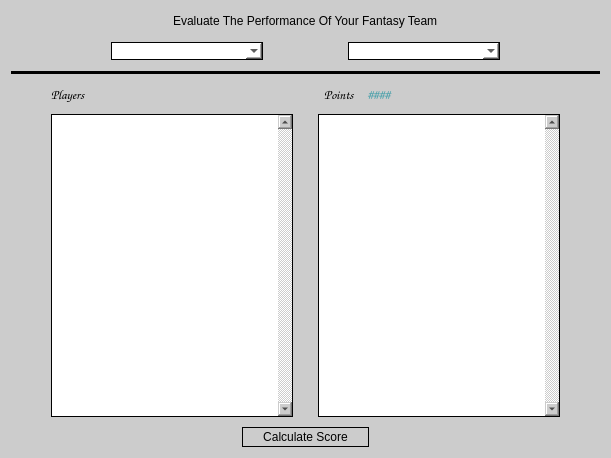
<?xml version="1.0" encoding="UTF-8"?>
<ui version="4.0">
 <class>Form</class>
 <widget class="QWidget" name="Form">
  <property name="geometry">
   <rect>
    <x>0</x>
    <y>0</y>
    <width>611</width>
    <height>458</height>
   </rect>
  </property>
  <property name="minimumSize">
   <size>
    <width>611</width>
    <height>458</height>
   </size>
  </property>
  <property name="maximumSize">
   <size>
    <width>611</width>
    <height>458</height>
   </size>
  </property>
  <property name="windowTitle">
   <string>Evaluate Team</string>
  </property>
  <property name="styleSheet">
   <string notr="true">background-color: rgb(204, 204, 204);</string>
  </property>
  <layout class="QVBoxLayout" name="verticalLayout">
   <property name="spacing">
    <number>10</number>
   </property>
   <item>
    <layout class="QHBoxLayout" name="horizontalLayout">
     <item>
      <spacer name="horizontalSpacer">
       <property name="orientation">
        <enum>Qt::Horizontal</enum>
       </property>
       <property name="sizeHint" stdset="0">
        <size>
         <width>40</width>
         <height>20</height>
        </size>
       </property>
      </spacer>
     </item>
     <item>
      <widget class="QLabel" name="label">
       <property name="styleSheet">
        <string notr="true">font: 75 10pt &quot;Comic Sans MS&quot;;</string>
       </property>
       <property name="text">
        <string>Evaluate The Performance Of Your Fantasy Team</string>
       </property>
      </widget>
     </item>
     <item>
      <spacer name="horizontalSpacer_2">
       <property name="orientation">
        <enum>Qt::Horizontal</enum>
       </property>
       <property name="sizeHint" stdset="0">
        <size>
         <width>40</width>
         <height>20</height>
        </size>
       </property>
      </spacer>
     </item>
    </layout>
   </item>
   <item>
    <layout class="QHBoxLayout" name="horizontalLayout_2">
     <item>
      <spacer name="horizontalSpacer_3">
       <property name="orientation">
        <enum>Qt::Horizontal</enum>
       </property>
       <property name="sizeType">
        <enum>QSizePolicy::Fixed</enum>
       </property>
       <property name="sizeHint" stdset="0">
        <size>
         <width>100</width>
         <height>20</height>
        </size>
       </property>
      </spacer>
     </item>
     <item>
      <widget class="QComboBox" name="combo_TeamsList">
       <property name="styleSheet">
        <string notr="true">background-color: rgb(255, 255, 255);
font: 10pt &quot;Comic Sans MS&quot;;
 border:1px solid black;
</string>
       </property>
      </widget>
     </item>
     <item>
      <spacer name="horizontalSpacer_4">
       <property name="orientation">
        <enum>Qt::Horizontal</enum>
       </property>
       <property name="sizeType">
        <enum>QSizePolicy::Fixed</enum>
       </property>
       <property name="sizeHint" stdset="0">
        <size>
         <width>75</width>
         <height>20</height>
        </size>
       </property>
      </spacer>
     </item>
     <item>
      <widget class="QComboBox" name="combo_MatchesList">
       <property name="styleSheet">
        <string notr="true">background-color: rgb(255, 255, 255);
font: 10pt &quot;Comic Sans MS&quot;;
 border:1px solid black;</string>
       </property>
      </widget>
     </item>
     <item>
      <spacer name="horizontalSpacer_5">
       <property name="orientation">
        <enum>Qt::Horizontal</enum>
       </property>
       <property name="sizeType">
        <enum>QSizePolicy::Fixed</enum>
       </property>
       <property name="sizeHint" stdset="0">
        <size>
         <width>100</width>
         <height>20</height>
        </size>
       </property>
      </spacer>
     </item>
    </layout>
   </item>
   <item>
    <widget class="Line" name="line">
     <property name="minimumSize">
      <size>
       <width>0</width>
       <height>0</height>
      </size>
     </property>
     <property name="styleSheet">
      <string notr="true">background-color: rgb(0, 0, 0);</string>
     </property>
     <property name="orientation">
      <enum>Qt::Horizontal</enum>
     </property>
    </widget>
   </item>
   <item>
    <layout class="QVBoxLayout" name="v2">
     <item>
      <layout class="QHBoxLayout" name="h2">
       <item>
        <spacer name="horizontalSpacer_10">
         <property name="orientation">
          <enum>Qt::Horizontal</enum>
         </property>
         <property name="sizeType">
          <enum>QSizePolicy::Fixed</enum>
         </property>
         <property name="sizeHint" stdset="0">
          <size>
           <width>40</width>
           <height>20</height>
          </size>
         </property>
        </spacer>
       </item>
       <item>
        <widget class="QLabel" name="Label_Players">
         <property name="font">
          <font>
           <family>Comic Sans MS</family>
           <pointsize>10</pointsize>
           <weight>75</weight>
           <bold>true</bold>
          </font>
         </property>
         <property name="styleSheet">
          <string notr="true"/>
         </property>
         <property name="text">
          <string>Players</string>
         </property>
        </widget>
       </item>
       <item>
        <spacer name="horizontalSpacer_11">
         <property name="orientation">
          <enum>Qt::Horizontal</enum>
         </property>
         <property name="sizeType">
          <enum>QSizePolicy::Expanding</enum>
         </property>
         <property name="sizeHint" stdset="0">
          <size>
           <width>330</width>
           <height>10</height>
          </size>
         </property>
        </spacer>
       </item>
       <item>
        <widget class="QLabel" name="Label_Points">
         <property name="font">
          <font>
           <family>Comic Sans MS</family>
           <pointsize>10</pointsize>
           <weight>75</weight>
           <bold>true</bold>
          </font>
         </property>
         <property name="text">
          <string>Points </string>
         </property>
        </widget>
       </item>
       <item>
        <widget class="QLabel" name="Label_NOfPoints">
         <property name="font">
          <font>
           <family>Comic Sans MS</family>
           <pointsize>10</pointsize>
           <weight>75</weight>
           <bold>true</bold>
          </font>
         </property>
         <property name="styleSheet">
          <string notr="true">color: rgb(72,160,170);
</string>
         </property>
         <property name="text">
          <string>####</string>
         </property>
        </widget>
       </item>
       <item>
        <spacer name="horizontalSpacer_6">
         <property name="orientation">
          <enum>Qt::Horizontal</enum>
         </property>
         <property name="sizeType">
          <enum>QSizePolicy::Expanding</enum>
         </property>
         <property name="sizeHint" stdset="0">
          <size>
           <width>310</width>
           <height>20</height>
          </size>
         </property>
        </spacer>
       </item>
      </layout>
     </item>
     <item>
      <layout class="QHBoxLayout" name="h4">
       <item>
        <spacer name="horizontalSpacer_7">
         <property name="orientation">
          <enum>Qt::Horizontal</enum>
         </property>
         <property name="sizeType">
          <enum>QSizePolicy::Fixed</enum>
         </property>
         <property name="sizeHint" stdset="0">
          <size>
           <width>40</width>
           <height>20</height>
          </size>
         </property>
        </spacer>
       </item>
       <item>
        <widget class="QListWidget" name="List_PlayersList">
         <property name="styleSheet">
          <string notr="true">background-color: rgb(255, 255, 255);
font: 10pt &quot;Comic Sans MS&quot;;
 border:1px solid black;
</string>
         </property>
         <property name="verticalScrollBarPolicy">
          <enum>Qt::ScrollBarAlwaysOn</enum>
         </property>
         <property name="horizontalScrollBarPolicy">
          <enum>Qt::ScrollBarAsNeeded</enum>
         </property>
        </widget>
       </item>
       <item>
        <spacer name="horizontalSpacer_8">
         <property name="orientation">
          <enum>Qt::Horizontal</enum>
         </property>
         <property name="sizeType">
          <enum>QSizePolicy::Minimum</enum>
         </property>
         <property name="sizeHint" stdset="0">
          <size>
           <width>15</width>
           <height>20</height>
          </size>
         </property>
        </spacer>
       </item>
       <item>
        <widget class="QListWidget" name="List_PointsList">
         <property name="styleSheet">
          <string notr="true">background-color: rgb(255, 255, 255);
font: 10pt &quot;Comic Sans MS&quot;;
color: rgb(72,160,170);
border:1px solid black;</string>
         </property>
         <property name="verticalScrollBarPolicy">
          <enum>Qt::ScrollBarAlwaysOn</enum>
         </property>
        </widget>
       </item>
       <item>
        <spacer name="horizontalSpacer_9">
         <property name="orientation">
          <enum>Qt::Horizontal</enum>
         </property>
         <property name="sizeType">
          <enum>QSizePolicy::Fixed</enum>
         </property>
         <property name="sizeHint" stdset="0">
          <size>
           <width>40</width>
           <height>20</height>
          </size>
         </property>
        </spacer>
       </item>
      </layout>
     </item>
    </layout>
   </item>
   <item>
    <layout class="QHBoxLayout" name="h7">
     <property name="spacing">
      <number>6</number>
     </property>
     <item>
      <spacer name="horizontalSpacer_12">
       <property name="orientation">
        <enum>Qt::Horizontal</enum>
       </property>
       <property name="sizeHint" stdset="0">
        <size>
         <width>40</width>
         <height>20</height>
        </size>
       </property>
      </spacer>
     </item>
     <item>
      <widget class="QPushButton" name="button_calscore">
       <property name="styleSheet">
        <string notr="true">font: 10pt &quot;Comic Sans MS&quot;;
border:1px solid black ;
padding:2px 20px 2px 20px;</string>
       </property>
       <property name="text">
        <string>Calculate Score</string>
       </property>
      </widget>
     </item>
     <item>
      <spacer name="horizontalSpacer_13">
       <property name="orientation">
        <enum>Qt::Horizontal</enum>
       </property>
       <property name="sizeHint" stdset="0">
        <size>
         <width>40</width>
         <height>20</height>
        </size>
       </property>
      </spacer>
     </item>
    </layout>
   </item>
  </layout>
 </widget>
 <resources/>
 <connections/>
</ui>
